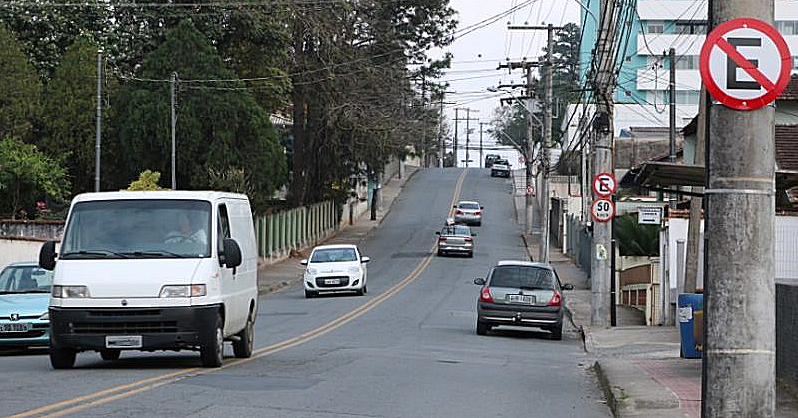
#> input picture imagens/Quest2/placas.png, 798 x 418 px, found by its file name
$ jupyter execute Quest2.ipynb
#> lines starting #> are read from the running program, lines starting #| are printed output that depends on the picture; after the words box and inside, x2 and y2 are one past the last pixel; in counts of white or black regions, pixels touching at a corner belong together
1.Converter a imagem para Escala de Cinza (Hough trabalha com gradientes de intensidade, não cores).

2.Aplicar um Blur (Desfoque) para reduzir ruído (essencial para evitar falsos positivos).

3.Usar cv2.HoughCircles para detectar círculos.

4.Como o enunciado pede a placa mais próxima, selecionar o círculo com o maior raio.

5.Exibir a imagem resultante destacando a placa

[cell 1]
from google.colab import drive
drive.mount('/content/drive')

import cv2
from google.colab.patches import cv2_imshow
import matplotlib.pyplot as plt
import numpy as np

#Carrega a imagem
img = cv2.imread('/content/drive/MyDrive/Pesquisa/Visão Computacional/imagens/Quest2/placas.png')
#> img is the input picture: shape (418, 798, 3); mean B, G, R 110.2, 108.7, 106.4

output = img.copy()

# 1. passa para a escala de cinza
gray = cv2.cvtColor(img, cv2.COLOR_BGR2GRAY)
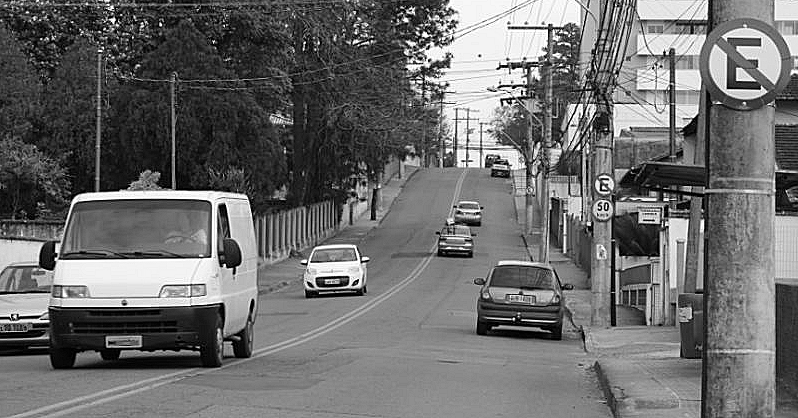
#> gray: shape (418, 798); min 0, max 255, mean 108.2

print("Imagem passada para cinza")
cv2_imshow(gray)

# 2. Aplicar Blur é CRUCIAL para Hough funcionar bem (reduz ruído)
gray_blurred = cv2.medianBlur(gray, 5)
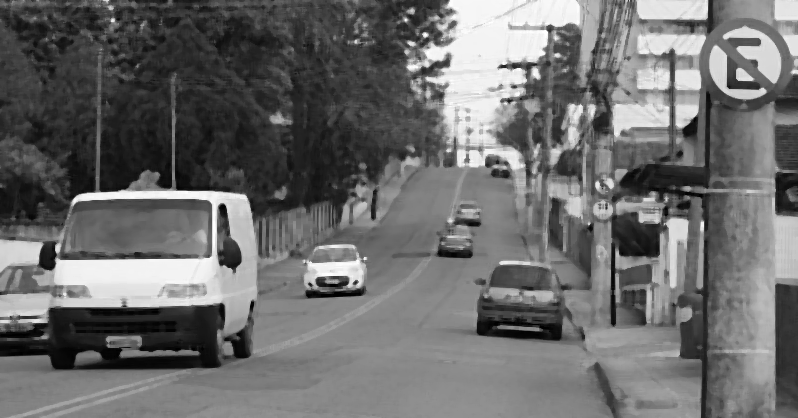
#> gray_blurred: shape (418, 798); min 0, max 255, mean 108.2

print("Imagem cinza apos o borramento")
cv2_imshow(gray_blurred)


# 3. Aplicar Transformada de Hough para Círculos
# dp: Razão inversa da resolução (1 = mesma resolução da imagem)
# minDist: Distância mínima entre os centros dos círculos detectados
# param1: Limiar superior para o detector de bordas Canny interno
# param2: Limiar do acumulador (quanto menor, mais círculos falsos; quanto maior, mais rigoroso)
circles = cv2.HoughCircles(gray_blurred,
                           cv2.HOUGH_GRADIENT,
                           dp=1,
                           minDist=100,
                           param1=40,
                           param2=60,
                           minRadius=20,
                           maxRadius=70) # Ajuste maxRadius para evitar pegar objetos gigantes irrelevantes
#> circles = [[744.5, 64.5, 47.2], [373.5, 145.5, 38.6]]


if circles is not None:
    # Converter coordenadas para inteiros (arredondar)
    circles = np.round(circles[0, :]).astype("int")
#> circles = [[744, 64, 47], [374, 146, 39]]
    print("\n")
    print("Circulos encontrados:")
    print(f"Foram encontrados {len(circles)} circulos")
#| Foram encontrados 2 circulos
    for (x, y, r) in circles:
        print(f"Centro: ({x}, {y}), Raio: {r}")
#> this loop made 2 passes
#| Centro: (744, 64), Raio: 47
#| Centro: (374, 146), Raio: 39

    # 4. Lógica da "Mais Próxima": Encontrar o círculo com MAIOR RAIO (r)
    # O array circles retorna (x, y, raio)

    melhor_circulo = None
    maior_raio = 0

    for (x, y, r) in circles:
        if r > maior_raio:
            maior_raio = r
            melhor_circulo = (x, y, r)
#> this loop made 2 passes
#> (x, y, r, maior_raio) on pass 1: (744, 64, 47, 47)
#> after the loop, maior_raio = 47

    # Desenhar apenas o maior círculo encontrado
    if melhor_circulo is not None:
        (x, y, r) = melhor_circulo
#> x = 744; y = 64; r = 47

        # Desenhar o círculo da placa
        cv2.circle(output, (x, y), r, (0, 255, 0), 4)
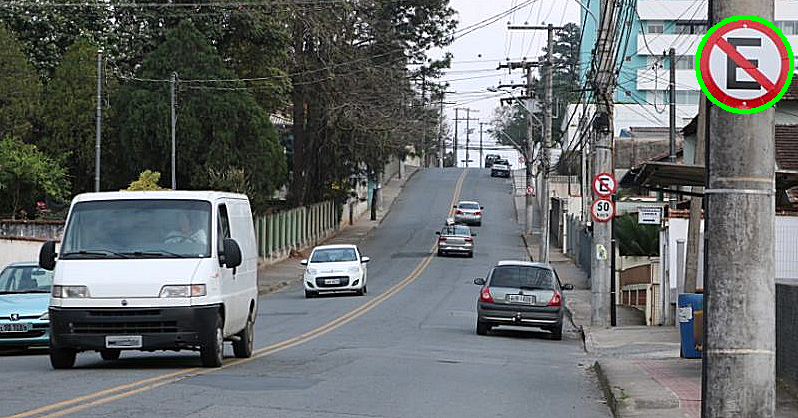
#> output: shape (418, 798, 3); 0.44% of pixels changed, all inside (x1, y1, x2, y2) = (695, 15, 794, 114)
        # Desenhar o ponto central
        cv2.circle(output, (x, y), 2, (0, 0, 255), 3)
#> output: shape (418, 798, 3); 0.01% of pixels changed, all inside (x1, y1, x2, y2) = (740, 60, 749, 69)

        print("\n")
        print(f"Placa detectada! Centro: ({x}, {y}), Raio: {r}")
#| Placa detectada! Centro: (744, 64), Raio: 47
        print("\n")

# 5. Exibir resultado
img_rgb = cv2.cvtColor(output, cv2.COLOR_BGR2RGB)
plt.figure(figsize=(10, 8))
plt.imshow(img_rgb)
plt.title("Placa detectada!")
plt.axis('off')
plt.show()
